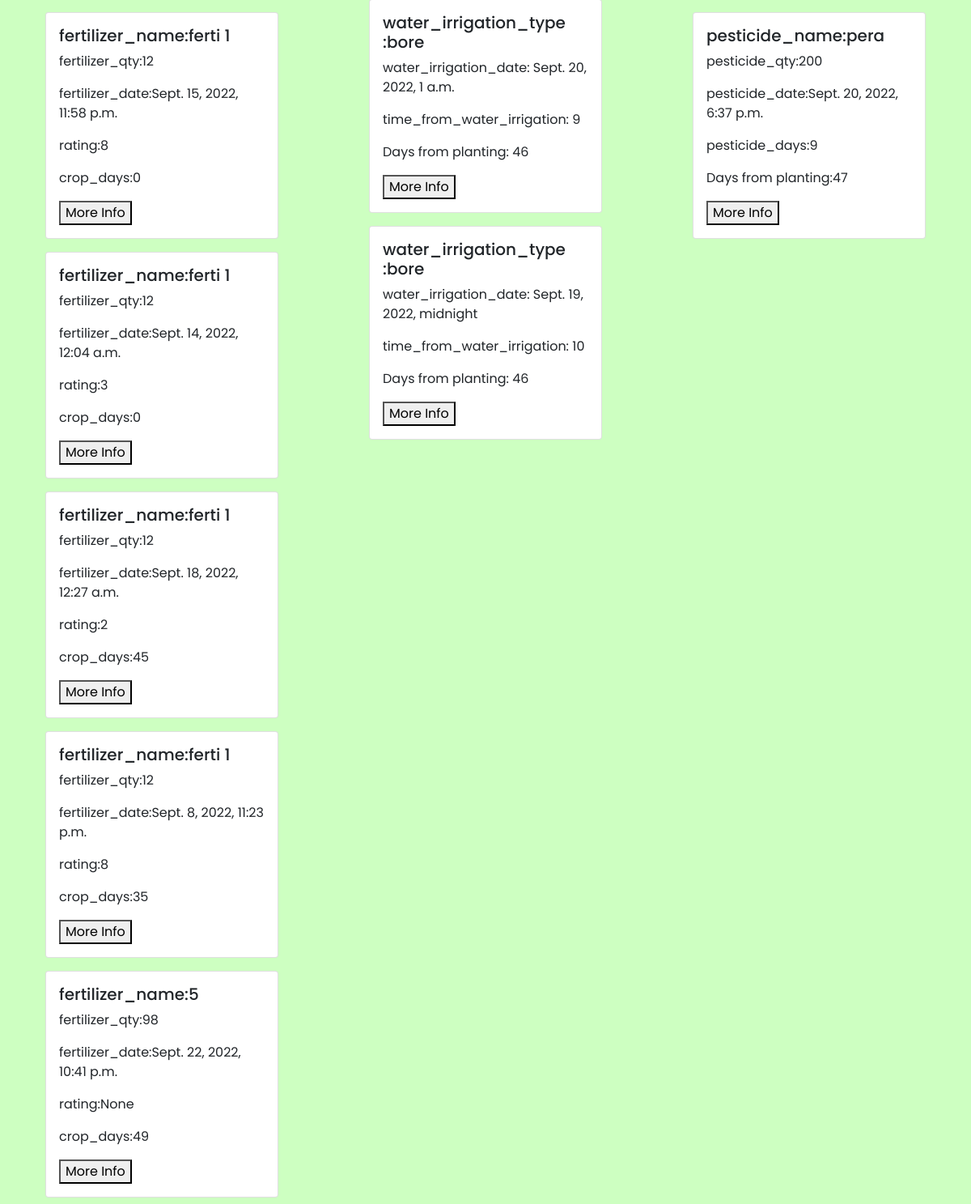
Page /planting/planting_id=1 (signed in, lower part) on the earlier database version.
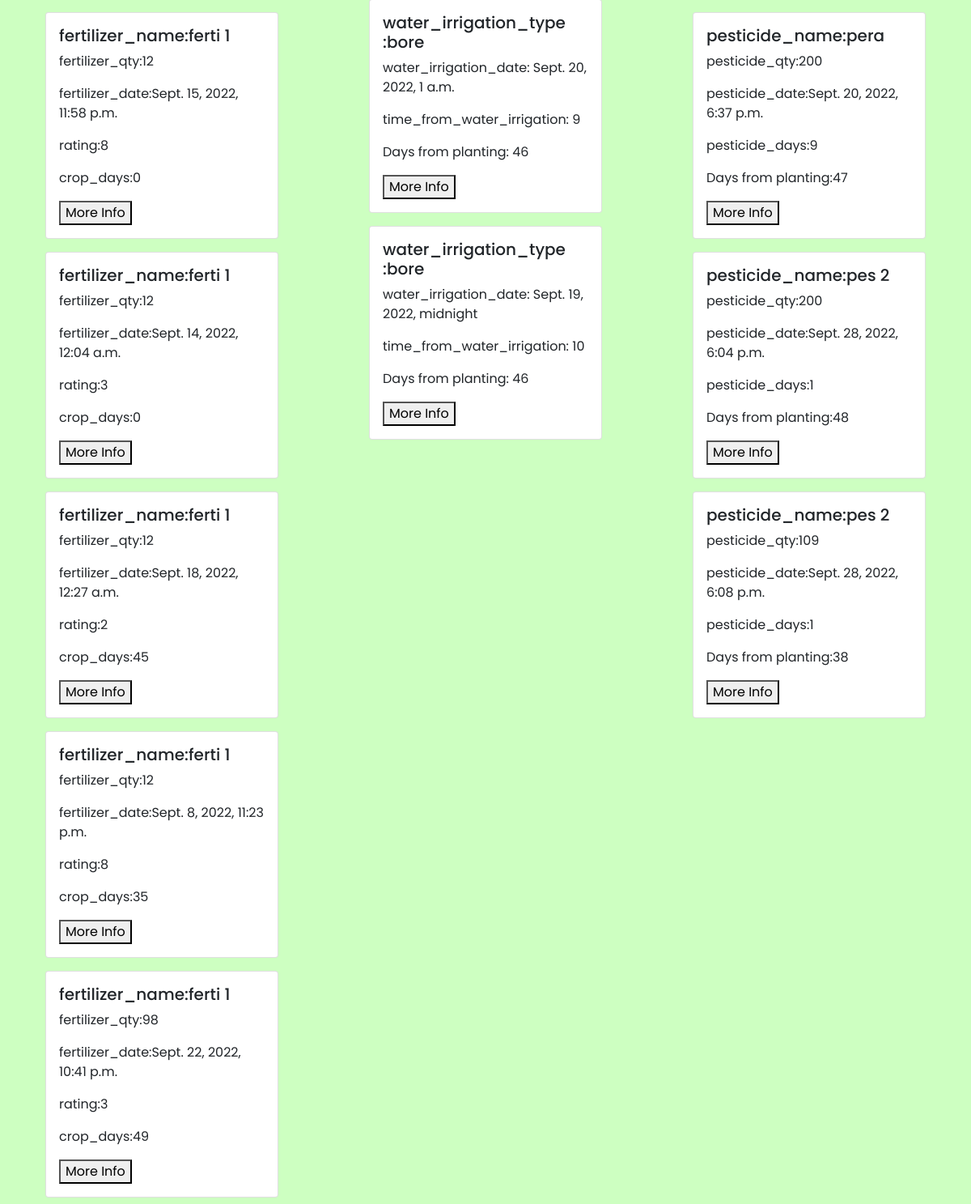
Same page on the later database version.
### adminaccess/models.py (models this page shows)
class Fertilizer(models.Model):
    farmer_id = models.ForeignKey(Farmer, on_delete=models.CASCADE)
    farm_id = models.ForeignKey(Farm_info, on_delete=models.CASCADE)
    planting_id = models.ForeignKey(Planting, on_delete=models.CASCADE)
    fertilizer_name = models.CharField(max_length=50)
    fertilizer_qty = models.CharField(max_length=50,blank=True, null=True)
    fertilizer_qty_per_acre = models.CharField(max_length=50,blank=True, null=True)
    fertilizer_date = models.DateTimeField(blank=True, null=True)
    fertilizer_days_from_planting = models.IntegerField(default=0,blank=True, null=True)
    rating = models.IntegerField(blank=True, null=True)
    create_date = models.DateTimeField(auto_now_add=True,blank=True, null=True)
    modified_date = models.DateTimeField(auto_now=True,blank=True, null=True)

class Water_irrigation(models.Model):
    farmer_id = models.ForeignKey(Farmer, on_delete=models.CASCADE)
    farm_id = models.ForeignKey(Farm_info, on_delete=models.CASCADE)
    planting_id = models.ForeignKey(Planting, on_delete=models.CASCADE)
    water_irrigation_type = models.CharField(max_length=50, blank=True, null=True)
    water_irrigation_date = models.DateTimeField(blank=True, null=True)#selection
    water_date_from_planting = models.IntegerField(default=0,blank=True, null=True)
    create_date = models.DateTimeField(auto_now_add=True,blank=True, null=True)
    modified_date = models.DateTimeField(auto_now=True,blank=True, null=True)

class Pesticide(models.Model):
    farmer_id = models.ForeignKey(Farmer, on_delete=models.CASCADE)
    farm_id = models.ForeignKey(Farm_info, on_delete=models.CASCADE)
    planting_id = models.ForeignKey(Planting, on_delete=models.CASCADE)
    pesticide_name = models.CharField(max_length=50)
    pesticide_qty = models.CharField(max_length=50)
    reason = models.CharField(max_length=50,blank=True, null=True)
    pesticide_date = models.DateTimeField(auto_now_add=True,blank=True, null=True)#selection
    pesticide_date_from_planting = models.IntegerField(default=0, blank=True, null=True)
    rating = models.IntegerField(blank=True, null=True)
    create_date = models.DateTimeField(auto_now_add=True,blank=True, null=True)
    modified_date = models.DateTimeField(auto_now=True,blank=True, null=True)

### adminaccess/views.py (the view)
# urls.py: path('planting/planting_id=<int:planting_id>', views.planting, name="planting"),
def planting(request,planting_id):
    farm_id = request.session['farm_id']
    farmer_id = request.session['farmer_id']
    planting_history = Planting.objects.filter(id=planting_id)[0]
    fertilizer = Fertilizer.objects.filter(planting_id=planting_id)
    water_irrigation = Water_irrigation.objects.filter(planting_id=planting_id).values()
    pesticide = Pesticide.objects.filter(planting_id=planting_id).values()
    date_now=datetime.now().date()
    if planting_history.planting_time != None:
        time_from_planting = (date_now-planting_history.planting_time.date()).days
    else:
        time_from_planting = "No information provided"
    planting_history.time_from_planting = time_from_planting
    for fer in fertilizer:
       if fer.planting_id.planting_time != None:
           time_from_fertilizer = (date_now-fer.planting_id.planting_time.date()).days
       else:
           time_from_fertilizer = "No information provided"
       fer.time_from_fertilizer = time_from_fertilizer
    for water in water_irrigation:
       if water['water_irrigation_date'] != None:
           time_from_water_irrigation = (date_now-water['water_irrigation_date'].date()).days
       else:
           time_from_water_irrigation = "No information provided"
       water['time_from_water_irrigation'] = time_from_water_irrigation
    for pes in pesticide:
       if pes['pesticide_date'] != None:
           time_from_prestiside = (date_now-pes['pesticide_date'].date()).days
       else:
           time_from_prestiside = "No information provided"
       pes['time_from_prestiside'] = time_from_prestiside
    print('planting_history.farmer_id[0]',planting_history.farmer_id)
    data = {
        'farmer' : planting_history.farmer_id,
        'farm_id':farm_id,
        'planting_id': planting_id,
        'planting_history': planting_history,
        'fertilizer': fertilizer,
        'water_irrigation': water_irrigation,
        'pesticide': pesticide
    }
    request.session['farmer_id'] = farmer_id
    request.session['farm_id'] = farm_id
    request.session['planting_id'] = planting_id
    return render(request,'forms/planting.html',data)

### templates/forms/planting.html (shortened to what this page needs)
{% extends 'dashboard/basic.html' %}
{% block body %}
{% load static %}
<body>
<div class="col-md-12 d-flex">
    <div class="col-md-4">
    <div class="d-flex justify-content-evenly flex-wrap">
      {% for fer in fertilizer %}
      <div class="card m-2" style="width: 18rem;">
        <div class="card-body">
          <h5 class="card-title">fertilizer_name:{{fer.fertilizer_name}}</h5>
          <p class="card-text">fertilizer_qty:{{fer.fertilizer_qty}}</p>
          <p class="card-text">fertilizer_date:{{fer.fertilizer_date}}</p>
          <p class="card-text">rating:{{fer.rating}}</p>
          <p class="card-text">crop_days:{{fer.fertilizer_days_from_planting}}</p>
            <button><a href="/fertilizer_info/fertilizer_id={{fer.id}}">More Info</a></button>
        </div>
      </div>
      {% endfor %}
    </div>
    </div>
    <div class="col-md-4">
    <div class="d-flex justify-content-evenly flex-wrap">
      {% for water in water_irrigation %}
      <div class="card m-2" style="width: 18rem;">
        <div class="card-body">
          <h5 class="card-title">water_irrigation_type :{{water.water_irrigation_type}}</h5>
          <p class="card-text">water_irrigation_date: {{water.water_irrigation_date}}</p>
          <p class="card-text">time_from_water_irrigation: {{water.time_from_water_irrigation}}</p>
          <p class="card-text">Days from planting: {{water.water_date_from_planting}}</p>
            <button><a href="/water_irrigation_info/water_irrigation_id={{water.id}}">More Info</a></button>
        </div>
      </div>
      {% endfor %}
    </div>
    </div>
    <div class="col-md-4">
    <div class="d-flex justify-content-evenly flex-wrap">
      {% for pes in pesticide %}
      <div class="card m-2" style="width: 18rem;">
        <div class="card-body">
          <h5 class="card-title">pesticide_name:{{pes.pesticide_name}}</h5>
          <p class="card-text">pesticide_qty:{{pes.pesticide_qty}}</p>
          <p class="card-text">pesticide_date:{{pes.pesticide_date}}</p>
          <p class="card-text">pesticide_days:{{pes.time_from_prestiside}}</p>
          <p class="card-text">Days from planting:{{pes.pesticide_date_from_planting}}</p>
            <button><a href="/pesticide_info/pesticide_id={{pes.id}}">More Info</a></button>
        </div>
      </div>
      {% endfor %}
    </div>
    </div>
</div>
 {% endblock %}

### templates/dashboard/basic.html (shortened to what this page needs)
<!DOCTYPE html>
<html lang="en">
<head>
    {% load static %}
    <link href="https://cdn.jsdelivr.net/npm/bootstrap@5.1.3/dist/css/bootstrap.min.css" rel="stylesheet" />
    <link rel="stylesheet" href="{% static 'createuser.css' %}" />
    <link rel="stylesheet" href="{% static 'dot.css' %}" />
    <link rel="stylesheet" href="{% static 'rating.css' %}" />
</head>
<body>
    <div id="main_content">
        {% block body %} {% endblock %}
    </div>
</body>
</html>

### static/createuser.css (style rules this page uses)
body { background-color: rgb(205, 255, 193); font-family: 'Poppins', sans-serif; }
a { color: black; text-decoration: none; }

Differences in the rows shown:
changed Fertilizer "Sept. 22, 2022, 10:41 p.m.": fertilizer_name "5" → "ferti 1"; rating "None" → "3"
added Pesticide: pesticide_name "pes 2", pesticide_qty "200", pesticide_date "Sept. 28, 2022, 6:04 p.m.", time_from_prestiside "1", pesticide_date_from_planting "48"
added Pesticide: pesticide_name "pes 2", pesticide_qty "109", pesticide_date "Sept. 28, 2022, 6:08 p.m.", time_from_prestiside "1", pesticide_date_from_planting "38"
